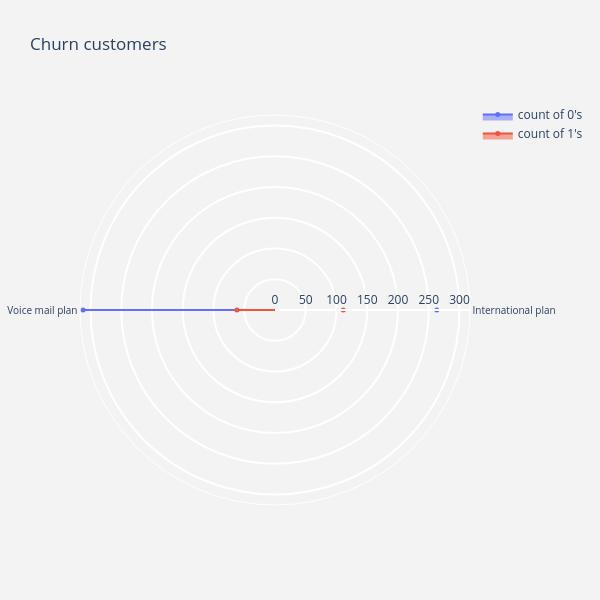
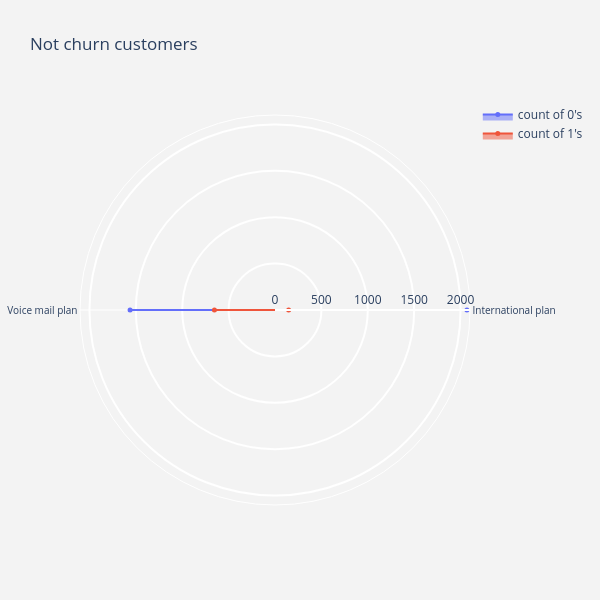

The notebook cell these images were saved under, in order:
### Code cell
#separating binary columns
bi_cs = telcom.nunique()[telcom.nunique() == 2].keys()
dat_rad = telcom[bi_cs]

#plotting radar chart for churn and not churn customers (binary variables)
plot_radar(dat_rad, 1, "Churn customers")
plot_radar(dat_rad, 0, "Not churn customers")

### Figure 1 — Plotly figure (JSON) as saved in the notebook; plotly's stock layout.template omitted (floating-point values rounded to 4 significant figures)
{"data": [{"fill": "toself", "marker": {"size": 5}, "mode": "markers+lines", "name": "count of 0's", "r": [263, 312], "theta": ["International plan", "Voice mail plan"], "type": "scatterpolar"}, {"fill": "toself", "marker": {"size": 5}, "mode": "markers+lines", "name": "count of 1's", "r": [111, 62], "theta": ["International plan", "Voice mail plan"], "type": "scatterpolar"}], "layout": {"height": 600, "paper_bgcolor": "rgb(243,243,243)", "polar": {"angularaxis": {"layer": "below traces", "tickfont": {"size": 10}}, "bgcolor": "rgb(243,243,243)", "radialaxis": {"gridcolor": "white", "gridwidth": 2, "linewidth": 2, "showline": true, "side": "counterclockwise", "tickwidth": 2, "visible": true}}, "title": {"text": "Churn customers"}, "width": 600}}

### Figure 2 — Plotly figure (JSON) as saved in the notebook; plotly's stock layout.template omitted (floating-point values rounded to 4 significant figures)
{"data": [{"fill": "toself", "marker": {"size": 5}, "mode": "markers+lines", "name": "count of 0's", "r": [2068, 1562], "theta": ["International plan", "Voice mail plan"], "type": "scatterpolar"}, {"fill": "toself", "marker": {"size": 5}, "mode": "markers+lines", "name": "count of 1's", "r": [147, 653], "theta": ["International plan", "Voice mail plan"], "type": "scatterpolar"}], "layout": {"height": 600, "paper_bgcolor": "rgb(243,243,243)", "polar": {"angularaxis": {"layer": "below traces", "tickfont": {"size": 10}}, "bgcolor": "rgb(243,243,243)", "radialaxis": {"gridcolor": "white", "gridwidth": 2, "linewidth": 2, "showline": true, "side": "counterclockwise", "tickwidth": 2, "visible": true}}, "title": {"text": "Not churn customers"}, "width": 600}}
